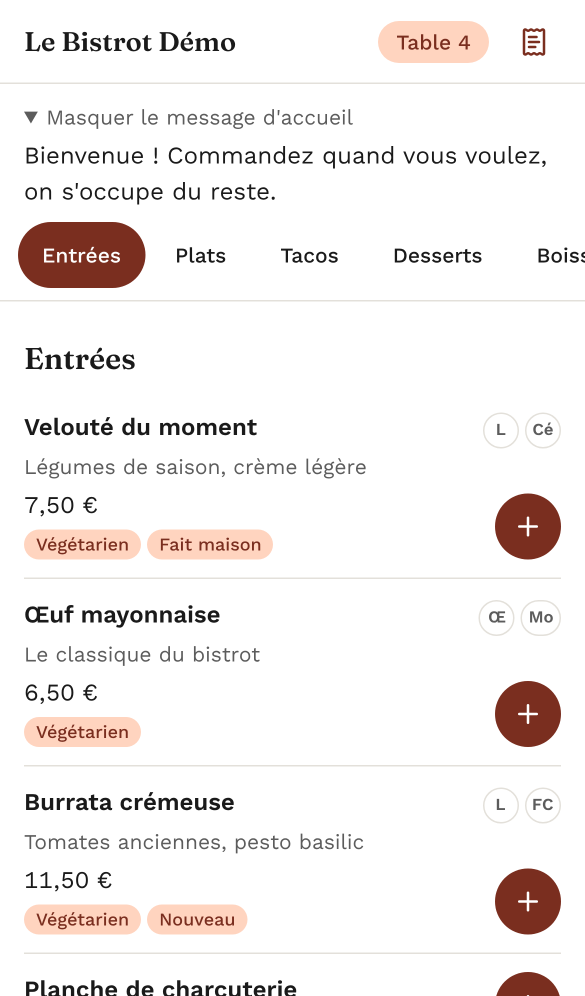
#> input picture marketing/video-promo/projet/assets/client-carte.png, 1170 x 1992 px, given in place of wood_table_001_diff.jpg, which was not available (shown at 1/2 size)
$ python phone_screen.py 5 5
#> lines starting #> are read from the running program, lines starting #| are printed output that depends on the picture; pictures that were not available may be replaced by others from this repository, and a replacement may not be noted
# Écran du téléphone, image par image (t = f/30) : éteint, puis viseur sur la plaque, scan, détection
import os, sys, math
from PIL import Image, ImageDraw, ImageFont, ImageFilter, ImageEnhance
sys.path.insert(0, os.path.dirname(os.path.abspath(__file__)))
from make_tex import QR, MONO7, S, INK, CREAM, CREAM2, GOLD, tracked, BRAND_ENG
OUT = S + "/build/screen"; os.makedirs(OUT, exist_ok=True)
W, H = 1080, 2320; K = W / 512.0
OK_GREEN = "#047857"
def clamp(x, a, b): return max(a, min(b, x))
def seg(t, a, b): return clamp((t - a) / (b - a), 0, 1)
def ease(k):
    k = clamp(k, 0, 1); return 4 * k ** 3 if k < 0.5 else 1 - (-2 * k + 2) ** 3 / 2
def lerp(a, b, k): return a + (b - a) * k

# [22 lines left out: function draw_plate, not called in this run]

WOOD = Image.open(S + "/tex/wood_table_001_diff.jpg").convert("RGB")
#> WOOD is the input picture: PIL image 1170x1992 RGB; mean R, G, B 243.5, 239.5, 238.2
WOOD = ImageEnhance.Brightness(WOOD.resize((1400, 1400))).enhance(0.8)
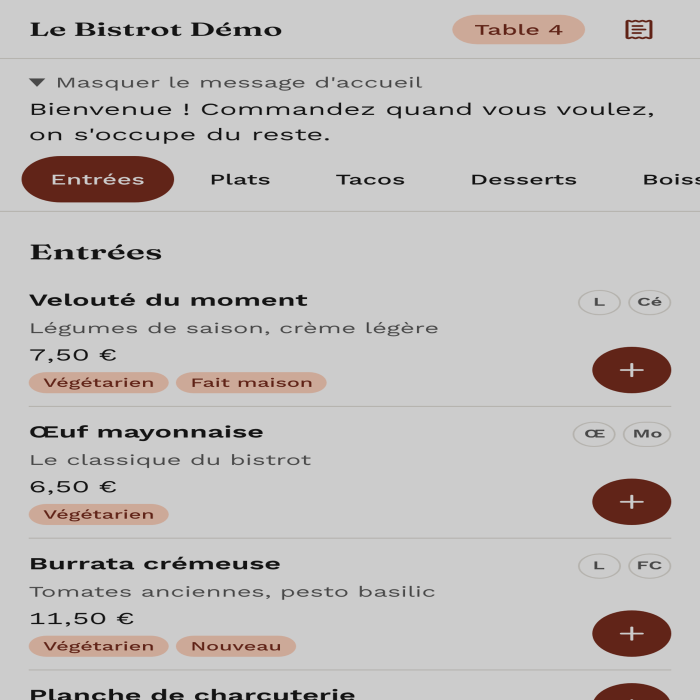
#> WOOD: PIL image 1400x1400 RGB (shown at 1/2 size); mean R, G, B 194.7, 191.4, 190.4
VIG = Image.radial_gradient("L").resize((W, H))
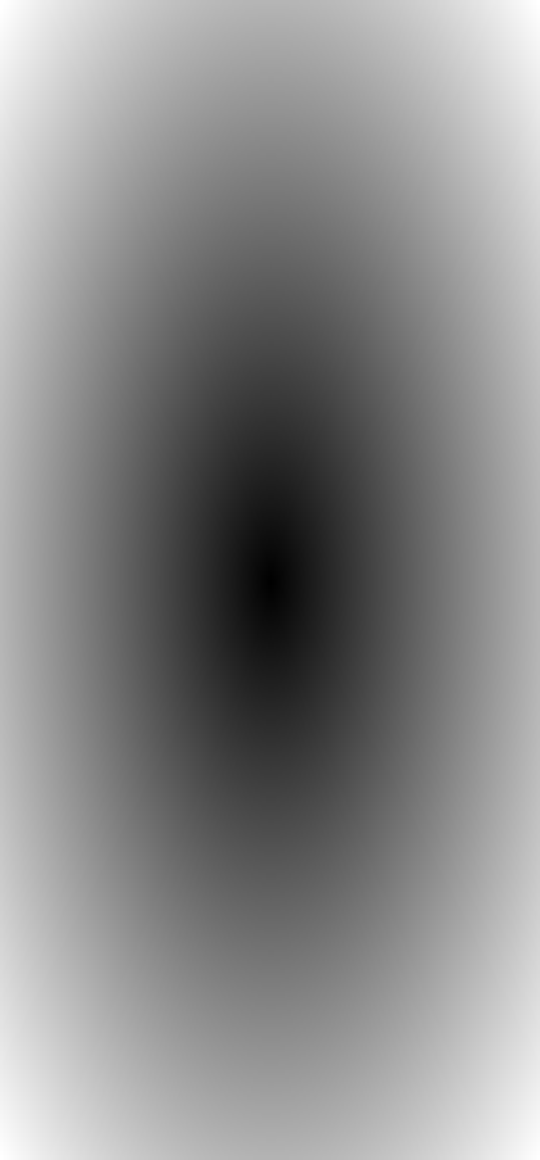
#> VIG: PIL image 1080x2320 L (shown at 1/2 size); min 0, max 255, mean 138.1
PLATE_CACHE = {}

# [57 lines left out: function frame, not called in this run]

if __name__ == "__main__":
    a, b = (int(sys.argv[1]), int(sys.argv[2])) if len(sys.argv) > 2 else (0, 255)
    for f in range(a, b):
        frame(f / 30.0).save(f"{OUT}/scr_{f:04d}.png", optimize=False, compress_level=3)
    print("ok", a, b)

$ run again, on marketing/video-promo/projet/assets/client-confirmation.png
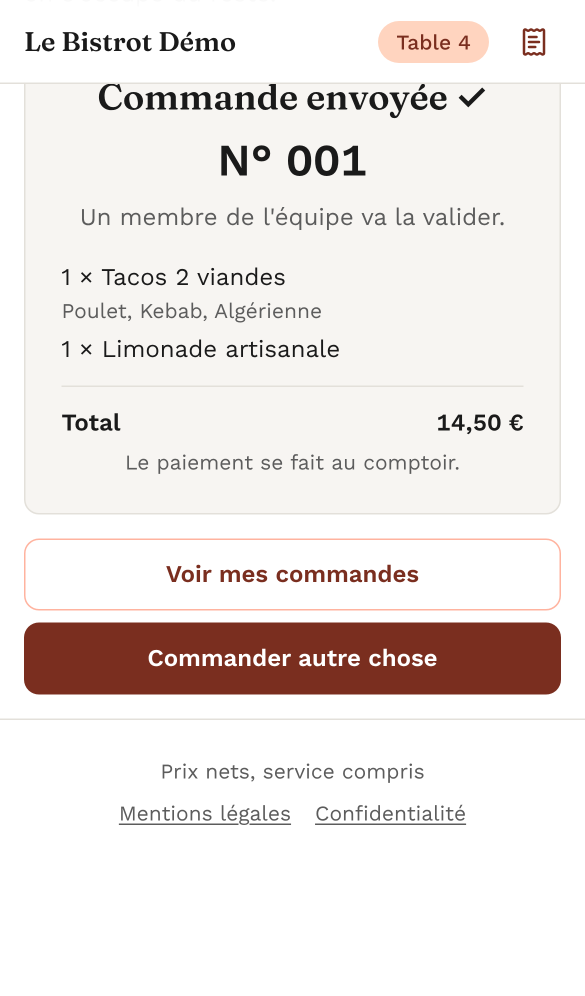
#> input picture marketing/video-promo/projet/assets/client-confirmation.png, 1170 x 1992 px, given in place of wood_table_001_diff.jpg, which was not available (shown at 1/2 size)
#> WOOD is the input picture: PIL image 1170x1992 RGB; mean R, G, B 237.6, 231.2, 228.8
#> `WOOD = ImageEnhance.Brightness(WOOD.resize((1400, 1400))).enhance(0.8)`:
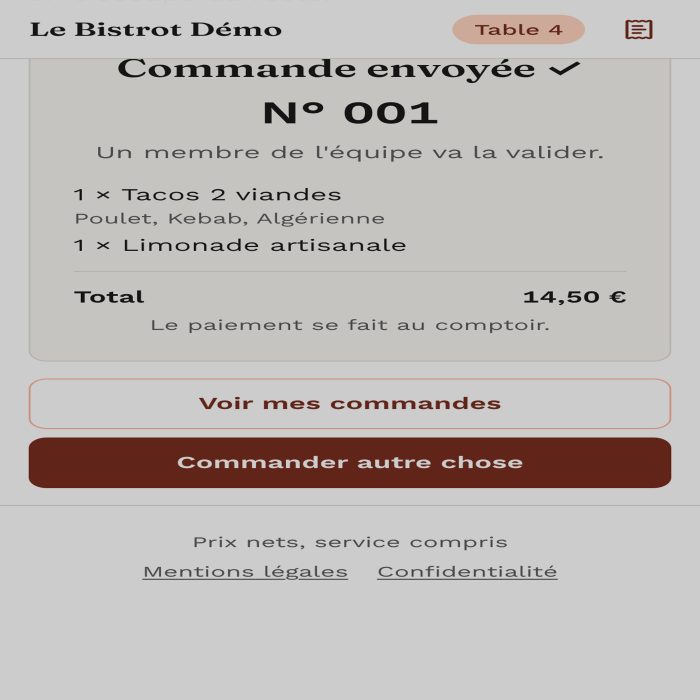
#> WOOD: PIL image 1400x1400 RGB (shown at 1/2 size); mean R, G, B 189.7, 184.8, 182.7
